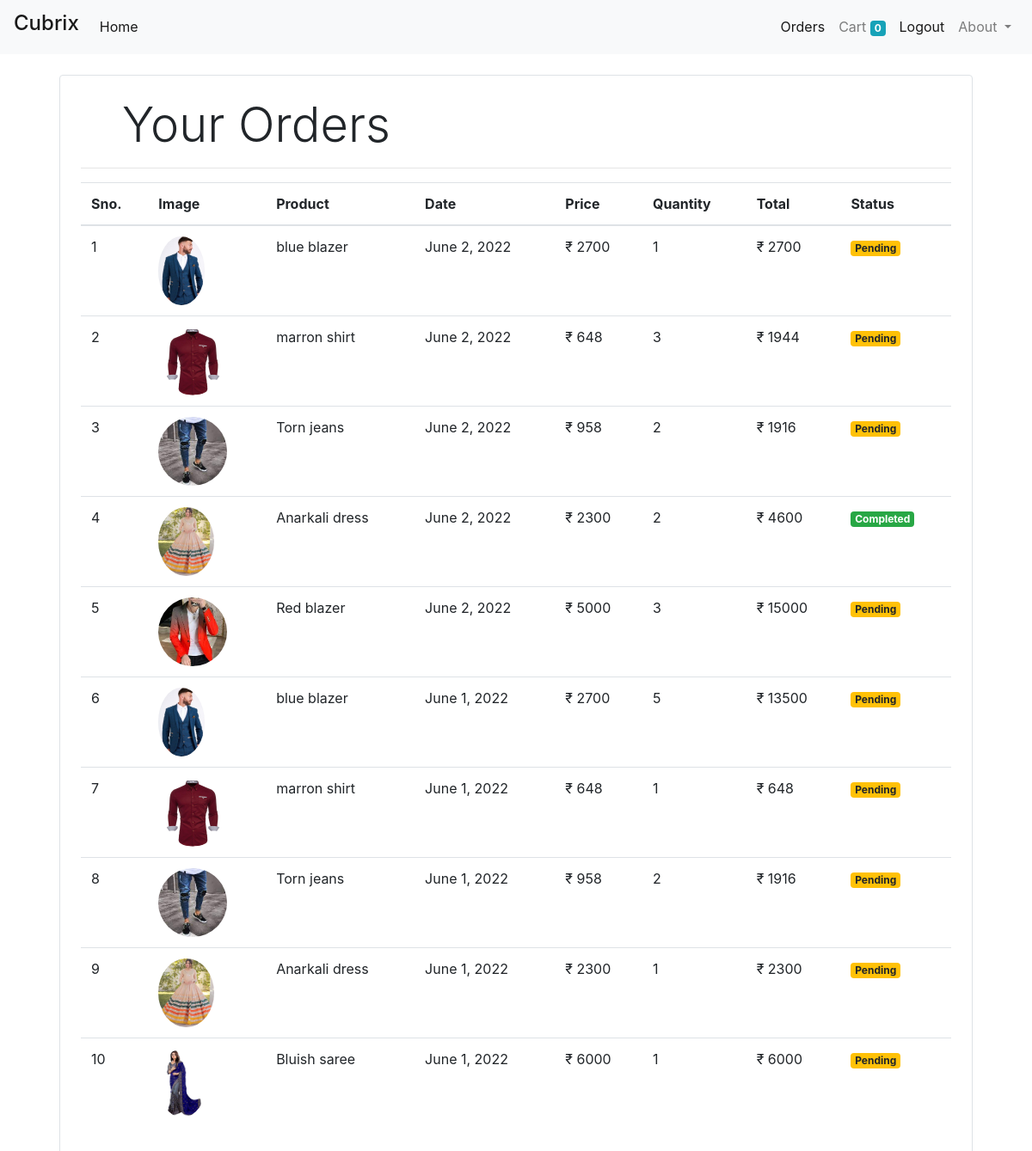
Screenshot of /orders (signed in) with the database file from the repository.
### store/models/orders.py (models this page shows, shortened)
class Order(models.Model):
    product = models.ForeignKey(Product,on_delete=models.CASCADE)
    customer = models.ForeignKey(Customer,on_delete=models.CASCADE)
    quantity = models.IntegerField(default=1)
    price = models.IntegerField()
    address = models.CharField(max_length=50, default='', blank=True)
    phone = models.CharField(max_length=50, default='', blank=True)
    date = models.DateField(default=datetime.datetime.today)
    status = models.BooleanField(default=False)
    @staticmethod
    def get_orders_by_customer(customer_id):
        return Order.objects.filter(customer=customer_id).order_by('-date')

### store/models/product.py (models this page shows, shortened)
class Product(models.Model):
    name=models.CharField(max_length=50)
    price=models.IntegerField(default=0)
    Category=models.ForeignKey(Category,on_delete=models.CASCADE,default=1)
    description=models.CharField(max_length=200,default='',null=True,blank=True)
    image=models.ImageField(upload_to='uploads/products/')

### store/middlewares/auth.py (the view)
    def middleware(request):
        print(request.session.get('customer'))
        returnUrl = request.META['PATH_INFO']
        print(request.META['PATH_INFO'])
        if not request.session.get('customer'):
           return redirect(f'login?return_url={returnUrl}')
        response = get_response(request)
        return response

### store/templatetags/custom_filter.py (called while the page is built)
@register.filter(name='currency')
def currency(number):
    return "₹ "+str(number)

@register.filter(name='multiply')
def multiply(number , number1):
    return number * number1

### store/views/orders.py (called while the page is built)
    @method_decorator(auth_middleware)
    def get(self , request ):
        customer = request.session.get('customer')
        orders = Order.get_orders_by_customer(customer)
        print(orders)
        return render(request , 'orders.html', {'orders' : orders})

### store/templates/orders.html
{% extends 'base.html' %}
{% block content %}
{% load cart %}
{% load custom_filter %}
<div class="container">
   <div class="border rounded p-4 m-4">
        <p class="display-4 pl-4 ml-4">Your Orders</p>
        <hr>
        <table class="table">
            <thead>
                <tr>
                    <th>Sno.</th>
                    <th>Image</th>
                    <th>Product</th>
                    <th>Date</th>
                    <th>Price</th>
                    <th>Quantity</th>
                    <th>Total</th>
                    <th>Status</th>
                </tr>
            </thead>
            <tbody>
                {% for order in orders %}
                <tr>
                    <td>{{forloop.counter}}</td>
                    <td><img style="height: 80px;" class="rounded-circle" src="{{order.product.image.url}}" alt=""></td>
                    <td>{{order.product.name}}</td>
                    <td>{{order.date}}</td>
                    <td>{{order.price|currency}}</td>
                    <td>{{order.quantity}}</td>
                    <td>{{order.quantity|multiply:order.price|currency}}</td>
                    {% if order.status %}
                    <td><small class="badge badge-success">Completed</small></td>
                    {%else%}
                    <td><small class="badge badge-warning">Pending</small></td>
                    {% endif %}
                </tr>
                {% endfor %}
            </tbody>
        </table>
   </div>
</div>
{% endblock %}

### store/templates/base.html (shortened to what this page needs)
<!doctype html>
<html lang="en">
  <head>
    <link rel="stylesheet" href="https://cdn.jsdelivr.net/npm/bootstrap@4.1.3/dist/css/bootstrap.min.css">
  </head>
  <body>
  <nav class="navbar navbar-expand-lg navbar-light bg-light">
  <a class="navbar-brand" href="#"><h4>Cubrix </h4></a>
  <div class="collapse navbar-collapse" id="navbarSupportedContent">
    <ul class="navbar-nav mr-auto">
      <li class="nav-item active">
        <a class="nav-link" href="/">Home<span class="sr-only">(current)</span></a>
      </li>
    </ul>
    <ul class="navbar-nav my-2 my-lg-0">
      {% if request.session.customer %}
      <li class="nav-item active">
        <a class="nav-link" href="/orders">Orders <span class="sr-only">(current)</span></a>
      </li>
      <li class="nav-item ">
        <a class="nav-link" href="/cart">Cart
          <span class="badge badge-info">{{request.session.cart.keys|length}}</span>
          <span class="sr-only">(current)</span></a>
      </li>
      <li class="nav-item active">
        <a class="nav-link" href="/logout">Logout <span class="sr-only">(current)</span></a>
      </li>
      {%endif%}
      <li class="nav-item dropdown">
        <a class="nav-link dropdown-toggle" href="#" id="navbarDropdown" role="button" data-toggle="dropdown" aria-haspopup="true" aria-expanded="false">
          About
        </a>
      </li>
    </ul>
  </div>
</nav>
       {% block content %} {% endblock %}
  </body>
</html>

### rows the page displays
Order: product.image (picture), product.name "blue blazer", date "June 2, 2022", price "₹ 2700", quantity "1", quantity|multiply "₹ 2700", status "Pending"
Order: product.image (picture), product.name "marron shirt", date "June 2, 2022", price "₹ 648", quantity "3", quantity|multiply "₹ 1944", status "Pending"
Order: product.image (picture), product.name "Torn jeans", date "June 2, 2022", price "₹ 958", quantity "2", quantity|multiply "₹ 1916", status "Pending"
Order: product.image (picture), product.name "Anarkali dress", date "June 2, 2022", price "₹ 2300", quantity "2", quantity|multiply "₹ 4600", status "Completed"
Order: product.image (picture), product.name "Red blazer", date "June 2, 2022", price "₹ 5000", quantity "3", quantity|multiply "₹ 15000", status "Pending"
Order: product.image (picture), product.name "blue blazer", date "June 1, 2022", price "₹ 2700", quantity "5", quantity|multiply "₹ 13500", status "Pending"
Order: product.image (picture), product.name "marron shirt", date "June 1, 2022", price "₹ 648", quantity "1", quantity|multiply "₹ 648", status "Pending"
Order: product.image (picture), product.name "Torn jeans", date "June 1, 2022", price "₹ 958", quantity "2", quantity|multiply "₹ 1916", status "Pending"
Order: product.image (picture), product.name "Anarkali dress", date "June 1, 2022", price "₹ 2300", quantity "1", quantity|multiply "₹ 2300", status "Pending"
Order: product.image (picture), product.name "Bluish saree", date "June 1, 2022", price "₹ 6000", quantity "1", quantity|multiply "₹ 6000", status "Pending"

### other values shown
{{ request.session.cart.keys|length }} "0"
